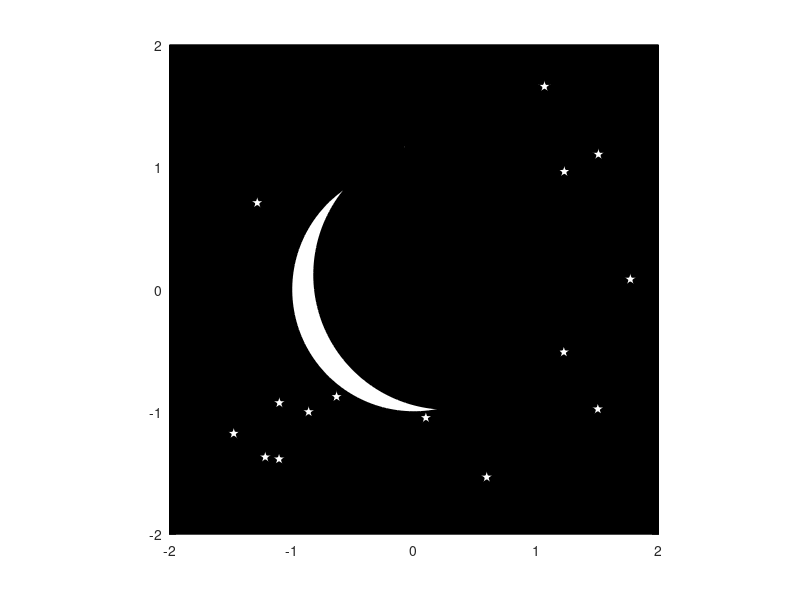

Reproduce this figure in MATLAB.
%% Draw a black filled square
x = [-2 2 2 -2];
y = [-2 -2 2 2];
fill(x, y, 'k');
hold on;

%% Draw multiple little stars
% define the range of x and y
x_range = [-1.8, 1.8];
y_range = [-1.8, 1.8];

%generate random coordinates for stars
num_stars = 20;
x_stars = x_range(1) + (x_range(2)-x_range(1)).*rand(num_stars,1);
y_stars = y_range(1) + (y_range(2)-y_range(1)).*rand(num_stars,1);

% plot the stars
scatter(x_stars, y_stars, 90, 'p', 'filled', 'MarkerEdgeColor', 'k', 'MarkerFaceColor', 'w');
hold on;

%% Crescent moon
% Define the values for t, x, and y
t = linspace(0, 2*pi, 200);
x1 = cos(t);
y1 = sin(t);
axis square;
x2 = 0.28+1.1*cos(t);
y2 = 0.12+1.1*sin(t);
fill(x1, y1, 'w');
fill(x2, y2, 'k');
hold on;


